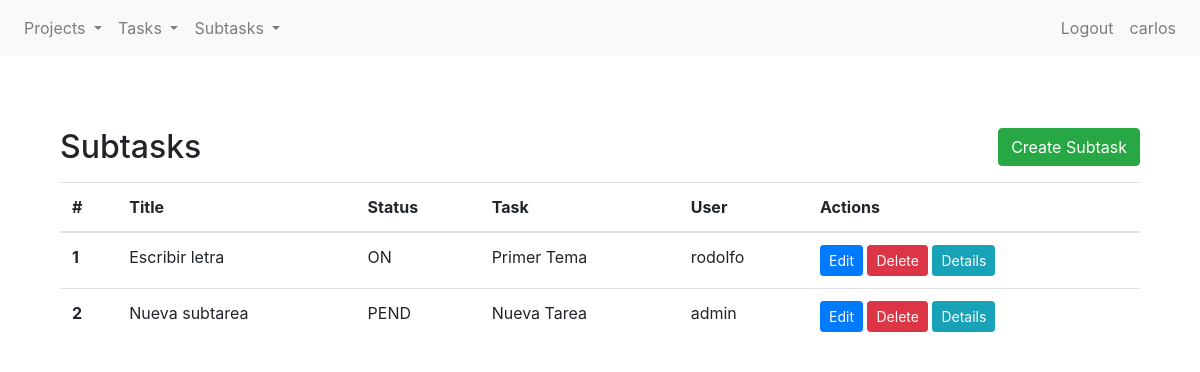
The app's page /projects/subtasks/list/ (signed in), older data.
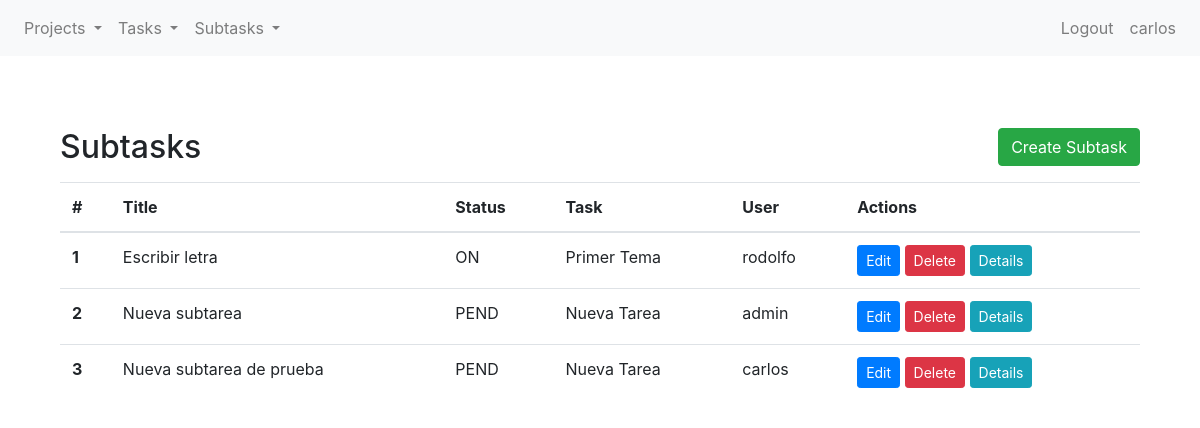
The same page, newer data.
### projects/models.py (models this page shows, shortened)
class Subtask(models.Model):
    class Status(models.TextChoices):
        PENDING = 'PEND', 'Pending'
        ONGOING = 'ON', 'Ongoing'
        FINISHED = 'FIN', 'Finished'
    title = models.CharField(max_length=255)
    description = models.TextField()
    status = models.CharField(max_length=4,
                                choices=Status.choices,
                                default=Status.PENDING)
    task = models.ForeignKey(Task, on_delete=models.CASCADE, related_name="task")
    user = models.ForeignKey(User, on_delete=models.CASCADE)

class Task(models.Model):
    class Priority(models.TextChoices):
        HIGH = 'HI', 'High'
        MEDIUM = 'MID', 'Medium'
        LOW = 'LOW', 'Low'
    class Status(models.TextChoices):
        PENDING = 'PEND', 'Pending'
        ONGOING = 'ON', 'Ongoing'
        FINISHED = 'FIN', 'Finished'
    title = models.CharField(max_length=255)
    description = models.TextField()
    priority = models.CharField(max_length=3,
                                choices=Priority.choices,
                                default=Priority.MEDIUM)
    status = models.CharField(max_length=4,
                                choices=Status.choices,
                                default=Status.PENDING)
    deadline = models.DateField(blank=True, null=True)
    project = models.ForeignKey(Project, on_delete=models.CASCADE, related_name="project")
    user = models.ForeignKey(User, on_delete=models.CASCADE)
    def __str__(self):
        return(f"{self.title}")

### projects/views.py (the view)
# urls.py: path("subtasks/list/", SubtaskListView.as_view(), name="subtask-list"),
class SubtaskListView(LoginRequiredMixin, ListView):
    model = Subtask
    template_name = "projects/cbv/subtask_list.html"
    context_object_name = "subtask_list"

### projects/templates/projects/cbv/subtask_list.html
{% extends 'projects/base.html' %} {% block title %} Subtask List {% endblock %} {% block content %}
<section class="py-5">
  <div class="container">
    <div class="d-flex justify-content-between align-items-center mb-3">
      <h2 class="mb-0">Subtasks</h2>
      <a href="{% url 'subtask-create' %}" class="btn btn-success">Create Subtask</a>
    </div>
    <table class="table">
      <thead>
        <tr>
          <th scope="col">#</th>
          <th scope="col">Title</th>
          <th scope="col">Status</th>
          <th scope="col">Task</th>
          <th scope="col">User</th>
          <th scope="col">Actions</th>
        </tr>
      </thead>
      <tbody>
        {% if subtask_list %} {% for subtask in subtask_list %}
        <tr>
          <th scope="row">{{ forloop.counter }}</th>
          <td>{{ subtask.title }}</td>
          <td>{{ subtask.status }}</td>
          <td>{{ subtask.task }}</td>
          <td>{{ subtask.user }}</td>
          <td>
            <a href="{% url 'subtask-update' subtask.id %}" class="btn btn-primary btn-sm">Edit</a>
            <a href="{% url 'subtask-delete' subtask.id %}" class="btn btn-danger btn-sm">Delete</a>
            <a href="{% url 'subtask-detail' subtask.id %}" class="btn btn-info btn-sm">Details</a>
          </td>
        </tr>
        {% endfor %} {% else %}
        <tr>
          <td colspan="7">No Subtasks.</td>
        </tr>
        {% endif %}
      </tbody>
    </table>
  </div>
</section>
{% endblock %}

Row changes from the older to the newer data that the page shows:
added Subtask: title "Nueva subtarea de prueba", status "PEND", task "Nueva Tarea", user "carlos"
